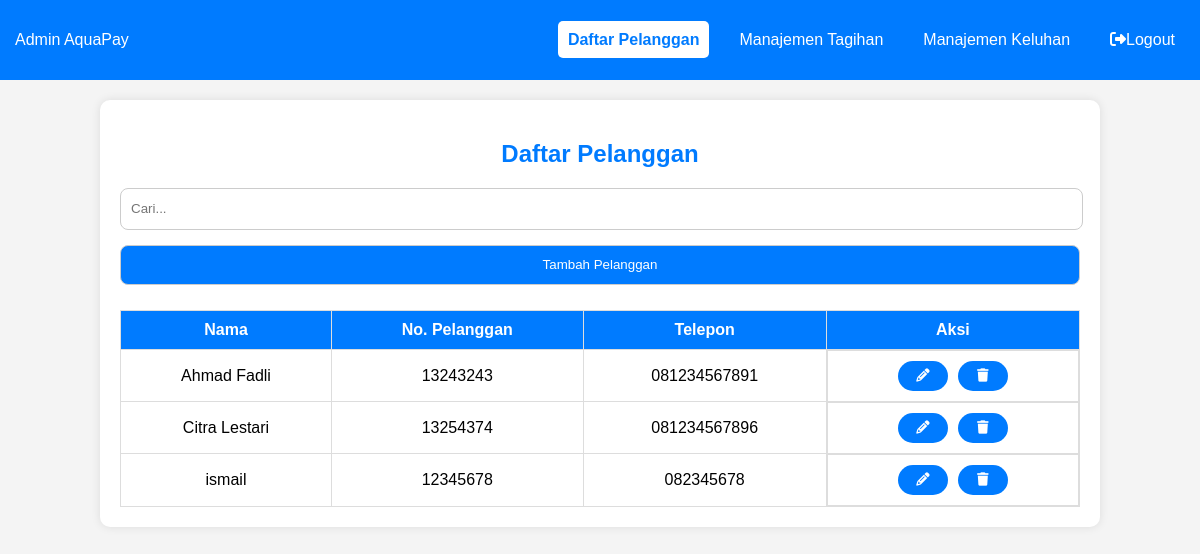
The page /dashboard-admin/daftar-anggota.php (signed in) on the database its author committed.
### tables this page shows
CREATE TABLE `anggota` (
  `id_anggota` int(11) NOT NULL,
  `nama_anggota` varchar(100) NOT NULL,
  `no_pelanggan` varchar(50) NOT NULL,
  `telepon` varchar(15) NOT NULL
);

### dashboard-admin/daftar-anggota.php (the view, shortened to what this page needs)
<?php
include '../koneksi.php';
$search = isset($_GET['search']) ? $_GET['search'] : '';
$query = "SELECT * FROM anggota WHERE nama_anggota LIKE ? OR no_pelanggan LIKE ? OR telepon LIKE ?";
$stmt = $conn->prepare($query);
$searchParam = "%" . $search . "%";
$stmt->bind_param("sss", $searchParam, $searchParam, $searchParam);
$stmt->execute();
$anggotaList = $stmt->get_result();
?>
<!DOCTYPE html>
<html lang="id">
<head>
    <link rel="stylesheet" href="../styless.css">
    <link rel="stylesheet" href="https://cdnjs.cloudflare.com/ajax/libs/font-awesome/6.5.1/css/all.min.css">
</head>
<body>
    <nav class="navbar">
        <div class="logo">Admin <span>AquaPay</span></div>
        <ul class="nav-links">
            <li><a href="daftar-anggota.php" class="active">Daftar Pelanggan</a></li>
            <li><a href="manajemen-tagihan.php">Manajemen Tagihan</a></li>
            <li><a href="manajemen-keluhan.php">Manajemen Keluhan</a></li>
            <li class="logout"><a href="../login/logout_admin.php" ><i class="fa-solid fa-right-from-bracket"></i>Logout</a></li>
        </ul>
    </nav>
    <div class="container">
        <h2 class="title">Daftar Pelanggan</h2>
        <div class="search-container">
            <form method="GET" style="display:inline;">
                <input type="text" id="search" placeholder="Cari..." class="search-box"
                value="<?php echo htmlspecialchars($search); ?>" onkeyup="searchData()">
            </form>
            <form method="GET" style="display:inline;">
                <button type="submit" name="add" value="true" class="btn-add">Tambah Pelanggan</button>
            </form>
        </div>
        <table>
            <thead>
                <tr>
                    <th>Nama</th>
                    <th>No. Pelanggan</th>
                    <th>Telepon</th>
                    <th>Aksi</th>
                </tr>
            </thead>
            <tbody>
                <?php while ($row = $anggotaList->fetch_assoc()): ?>
                <tr>
                    <td>
                        <?php echo htmlspecialchars($row['nama_anggota']); ?>
                    </td>
                    <td>
                        <?php echo htmlspecialchars($row['no_pelanggan']); ?>
                    </td>
                    <td>
                        <?php echo htmlspecialchars($row['telepon']); ?>
                    </td>
                    <td class="aksi">
                        <form method="GET" style="display:inline;">
                            <button type="submit"><i class="fa-solid fa-pencil"></i></button>
                        </form>
                        <form method="POST" style="display:inline;">
                            <button type="submit" name="hapus"><i class="fa-solid fa-trash"></i></button>
                        </form>
                    </td>
                </tr>
                <?php endwhile; ?>
            </tbody>
        </table>
    </div>
</body>
</html>

### styless.css (style rules this page uses)
body { font-family: Arial, sans-serif; margin: 0; padding: 0; background-color: #f4f4f4; }
.navbar { background-color: #007bff; padding: 15px; display: flex; justify-content: space-between; align-items: center; color: white; }
.nav-links { list-style: none; display: flex; gap: 20px; }
.nav-links a { color: white; text-decoration: none; padding: 10px; transition: 0.3s; }
.nav-links a:hover, .nav-links a.active { background-color:rgb(255, 255, 255); border-radius: 5px; color: #007bff; font-weight: bold; }
.container { width: 80%; margin: auto; background: white; padding: 20px; margin-top: 20px; border-radius: 10px; box-shadow: 0 0 10px rgba(0, 0, 0, 0.1); }
.search-box { width: 98%; height: 20px; padding: 10px; border-radius: 8px; border: 1px solid #ccc; margin-bottom: 15px; }
.btn-add { width: 100%; height: 40px; padding: 10px; border-radius: 8px; border: 1px solid #ccc; margin-bottom: 15px; }
button { background: #007bff; color: white; border: none; cursor: pointer; transition: 0.3s; }
.aksi { display: flex; gap: 10px; justify-content: center; margin: 0; }
.aksi button { width: 50px; height: 30px; border-radius: 40px; }
table { width: 100%; border-collapse: collapse; margin-top: 10px; }
table, th, td { border: 1px solid #ddd; }
th { background-color: #007bff; color: white; padding: 10px; }
td { padding: 10px; text-align: center; }

### rows shown on the page
anggota: nama_anggota "Ahmad Fadli", no_pelanggan "13243243", telepon "081234567891"
anggota: nama_anggota "Citra Lestari", no_pelanggan "13254374", telepon "081234567896"
anggota: nama_anggota "ismail", no_pelanggan "12345678", telepon "082345678"
